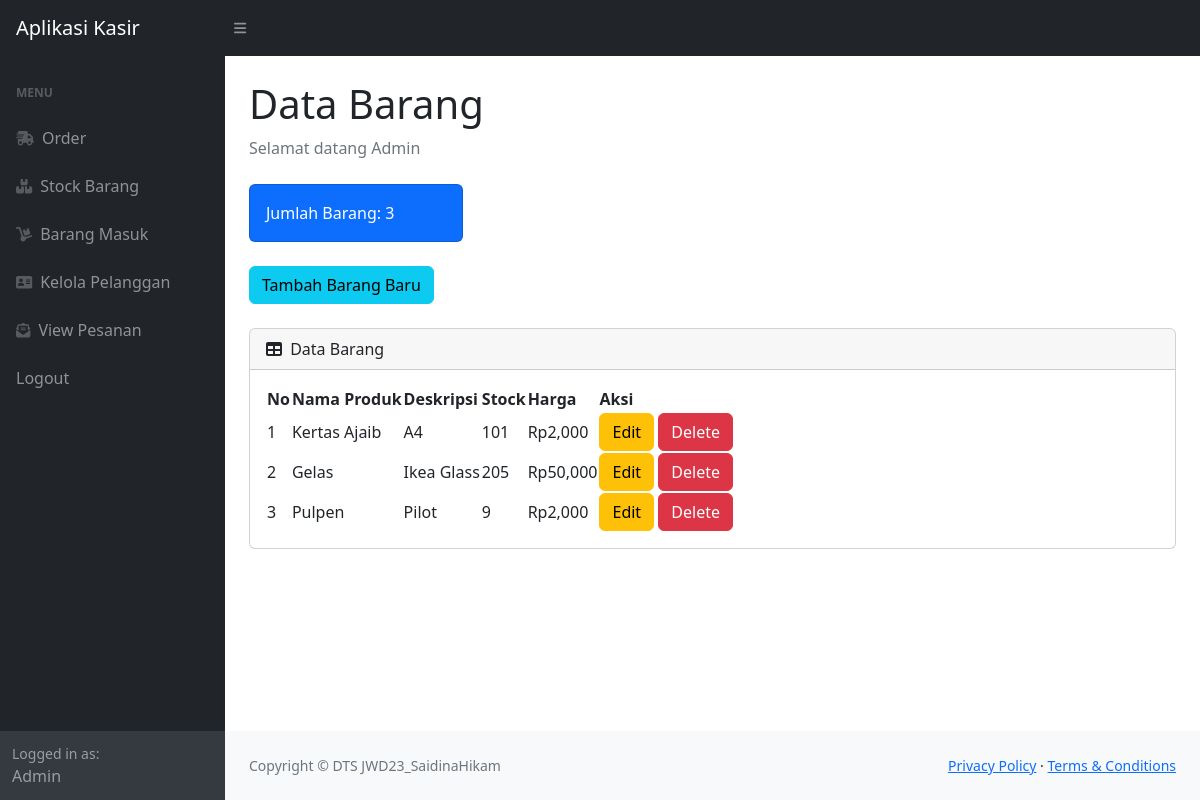
The app's page /stock.php (signed in) with its own data.
### tables this page shows
CREATE TABLE `produk` (
  `idproduk` int(11) NOT NULL,
  `namaproduk` varchar(20) NOT NULL,
  `deskripsi` varchar(30) NOT NULL,
  `harga` int(11) NOT NULL,
  `stock` int(11) NOT NULL
);

### stock.php (the view, shortened to what this page needs)
<?php
require 'ceklogin.php';
$h1 = mysqli_query($koneksi,"select * from produk");
$h2 = mysqli_num_rows($h1);
?>
<!DOCTYPE html>
<html lang="en">
    <head>
        <link href="https://cdn.jsdelivr.net/npm/simple-datatables@7.1.2/dist/style.min.css" rel="stylesheet" />
        <link href="css/styles.css" rel="stylesheet" />
    </head>
    <body class="sb-nav-fixed">
        <nav class="sb-topnav navbar navbar-expand navbar-dark bg-dark">
            <a class="navbar-brand ps-3" href="index.php">Aplikasi Kasir</a>
            <button class="btn btn-link btn-sm order-1 order-lg-0 me-4 me-lg-0" id="sidebarToggle" href="#!"><i class="fas fa-bars"></i></button>
        </nav>
        <div id="layoutSidenav">
            <div id="layoutSidenav_nav">
                <nav class="sb-sidenav accordion sb-sidenav-dark" id="sidenavAccordion">
                    <div class="sb-sidenav-menu">
                        <div class="nav">
                            <div class="sb-sidenav-menu-heading">Menu</div>
                            <a class="nav-link" href="index.php">
                                <div class="sb-nav-link-icon"><i class="fas fa-shipping-fast"></i></div>
                                Order
                            </a>
                            <a class="nav-link" href="stock.php">
                                <div class="sb-nav-link-icon"><i class="fas fa-boxes"></i></div>
                                Stock Barang
                            </a>
                            <a class="nav-link" href="masuk.php">
                                <div class="sb-nav-link-icon"><i class="fas fa-dolly"></i></div>
                                Barang Masuk
                            </a>
                            <a class="nav-link" href="pelanggan.php">
                                <div class="sb-nav-link-icon"><i class="fas fa-address-card"></i></div>
                                Kelola Pelanggan
                            </a>
                            <a class="nav-link" href="view.php">
                                <div class="sb-nav-link-icon"><i class="fas fa-envelope-open-text"></i></div>
                                View Pesanan
                            </a>
                            <a class="nav-link" href="logout.php">
                                Logout
                            </a>
                        </div>
                    </div>
                    <div class="sb-sidenav-footer">
                        <div class="small">Logged in as:</div>
                        Admin
                    </div>
                </nav>
            </div>
            <div id="layoutSidenav_content">
                <main>
                    <div class="container-fluid px-4">
                        <h1 class="mt-4">Data Barang</h1>
                        <ol class="breadcrumb mb-4">
                            <li class="breadcrumb-item active">Selamat datang Admin</li>
                        </ol>
                        <div class="row">
                            <div class="col-xl-3 col-md-6">
                                <div class="card bg-primary text-white mb-4">
                                    <div class="card-body">Jumlah Barang: <?=$h2;?></div>
                                </div>
                            </div>
                        </div>
                        <button type="button" class="btn btn-info mb-4" data-bs-toggle="modal" data-bs-target="#myModal">
                            Tambah Barang Baru
                        </button>
                        <div class="card mb-4">
                            <div class="card-header">
                                <i class="fas fa-table me-1"></i>
                                Data Barang
                            </div>
                            <div class="card-body">
                                <table id="datatablesSimple">
                                    <thead>
                                        <tr>
                                            <th>No</th>
                                            <th>Nama Produk</th>
                                            <th>Deskripsi</th>
                                            <th>Stock</th>
                                            <th>Harga</th>
                                            <th>Aksi</th>
                                        </tr>
                                    </thead>
                                    <tbody>
                                    <?php
                                    $get = mysqli_query($koneksi,"select * from produk");
                                    $i = 1;
                                    while($p=mysqli_fetch_array($get)){
                                    $namaproduk = $p['namaproduk'];
                                    $deskripsi = $p['deskripsi'];
                                    $harga = $p['harga'];
                                    $stock = $p['stock'];
                                    $idproduk = $p['idproduk'];
                                    ?>
                                        <tr>
                                            <td><?=$i++;?></td>
                                            <td><?=$namaproduk;?></td>
                                            <td><?=$deskripsi;?></td>
                                            <td><?=$stock;?></td>
                                            <td>Rp<?=number_format($harga);?></td>
                                            <td>
                                                <button type="button" class="btn btn-warning" data-bs-toggle="modal" data-bs-target="#edit<?=$idproduk;?>">
                                                    Edit
                                                </button>
                                                <button type="button" class="btn btn-danger" data-bs-toggle="modal" data-bs-target="#delete<?=$idproduk;?>">
                                                    Delete
                                                </button>
                                            </td>
                                        </tr>
                                    <?php
                                    };
                                    ?>
                                    </tbody>
                                </table>
                            </div>
                        </div>
                    </div>
                </main>
                <footer class="py-4 bg-light mt-auto">
                    <div class="container-fluid px-4">
                        <div class="d-flex align-items-center justify-content-between small">
                            <div class="text-muted">Copyright &copy; DTS JWD23_SaidinaHikam</div>
                            <div>
                                <a href="#">Privacy Policy</a>
                                &middot;
                                <a href="#">Terms &amp; Conditions</a>
                            </div>
                        </div>
                    </div>
                </footer>
            </div>
        </div>
    </body>
</html>

### records on screen
produk: namaproduk "Kertas Ajaib", deskripsi "A4", stock "101", harga "2,000"
produk: namaproduk "Gelas", deskripsi "Ikea Glass", stock "205", harga "50,000"
produk: namaproduk "Pulpen", deskripsi "Pilot", stock "9", harga "2,000"

### other values on screen
$h2 "3"
